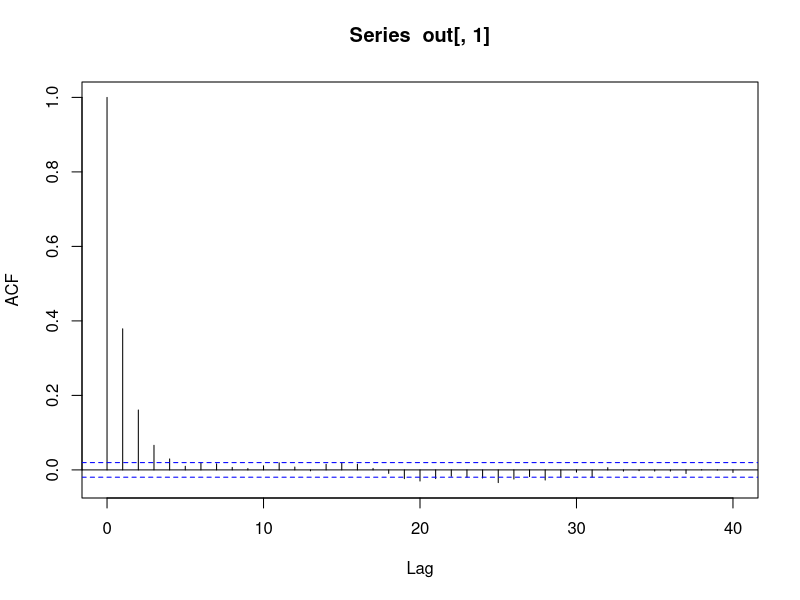
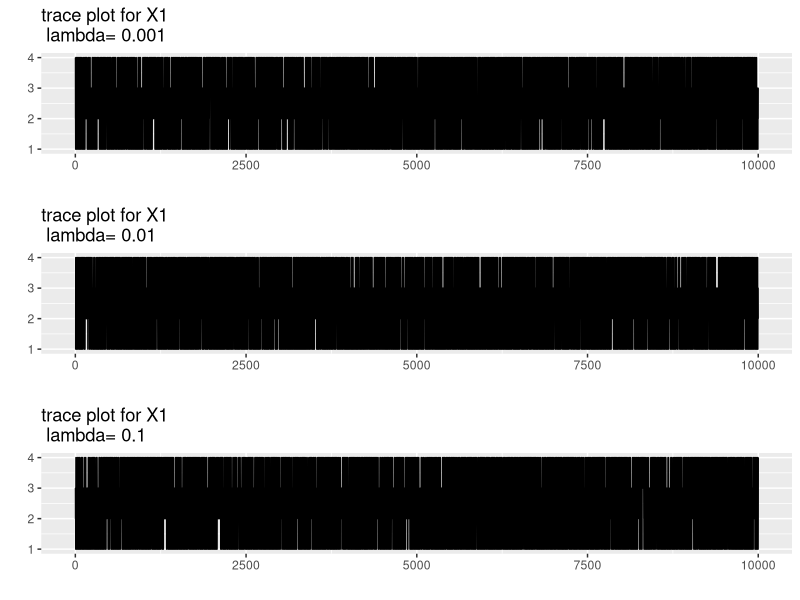
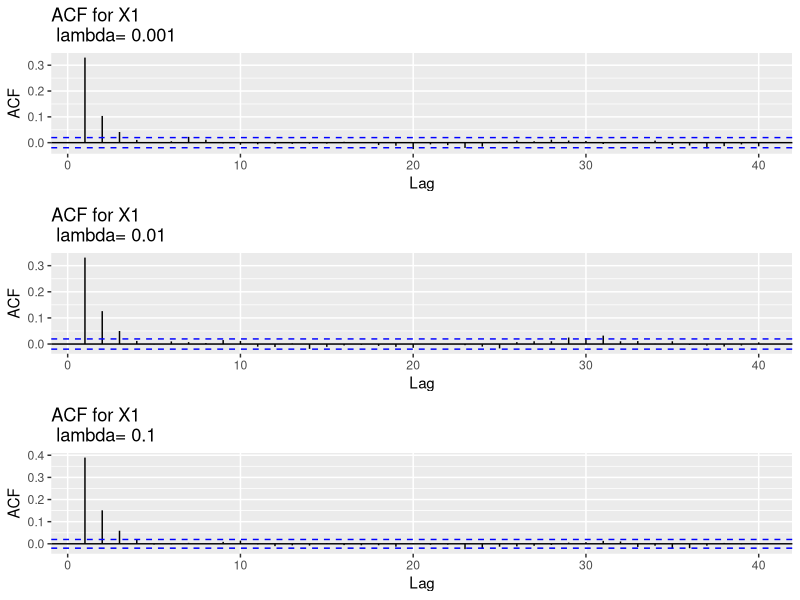

Generate these figures, in order, with R:
library(ggplot2)
library(mvtnorm)
library(gridExtra)
library(forecast)

m <- 4
n <- 4

# DEFINITION DE LA DENSITE PI(X°)
pi_density <- function(x,lambda,x_etoiles){
  return(exp(-lambda*sum(x != x_etoiles)))
}

# FONCTION INVERSE DEUX ELEMENTS
inverse_deux_elements <- function(X){
  indices = sample(1:length(X),2)
  temp = X[indices[1]]
  X[indices[1]] <- X[indices[2]]
  X[indices[2]] <- temp
  return(X)
}

# METROPOLIS HASTINGS
pi_density_MCMC <- function(numSim, lambda, x_etoiles){
  X <-matrix(rep(sample(1:m,n),numSim),numSim,n,byrow = T)
  for (t in (1:(numSim-1))){
    Xprop=inverse_deux_elements(X[t,])
    
    if(runif(1) < min(1,pi_density(Xprop,lambda,x_etoiles)/pi_density(X[t,],lambda,x_etoiles))){
      X[t+1,]=Xprop
    }
    else{
      X[t+1,]=X[t,]
    }
  }
  return(X)
}

# ENLEVER BURN-IN ET TRAITER AUTO_CORR

modif_metro <- function(x){
  x_temp <- x[1000:dim(x)[1],]
  resultat <- acf(x_temp,plot=F)
  indice <- which.max(as.integer(abs(resultat$acf)<=1.95/sqrt(resultat$n.used)))-1
  x_temp_acf <- x_temp[seq(1,dim(x_temp)[1],indice),]
  res <- vector("list",dim(x_temp_acf)[1])
  for(i in 1:dim(x_temp_acf)[1]){
    val <- c()
    for(j in 1:dim(x_temp_acf)[2]){
      val <- c(val,x_temp_acf[i,j])
    }
    res[[i]] <- val
  }
  res
}

# TESTS
nSim=10000
x_etoiles = sample(1:m,n)
lambda=c(0.001,0.01,0.1)
out <- pi_density_MCMC(nSim,lambda,x_etoiles)

# PLOT ACF / TRACE

plotTrace<-lapply(lambda,function(lambda){
  out<-pi_density_MCMC(nSim,lambda,x_etoiles);
  ggplot(as.data.frame(out))+
    geom_line(aes(x = (1:nSim),y=out[,1]))+
    labs(title=paste('trace plot for X1\n', 'lambda=',lambda),x='',y='')
}
)
result_acf <- acf(out[,1])

plotACF<-lapply(lambda,function(lambda){
  out<-pi_density_MCMC(nSim,lambda,x_etoiles);
  ggAcf(out[,1])+
    labs(title=paste('ACF for X1\n','lambda=',lambda))
}
)

grid.arrange(grobs=plotTrace)
grid.arrange(grobs=plotACF)

test <- modif_metro(out)
test
